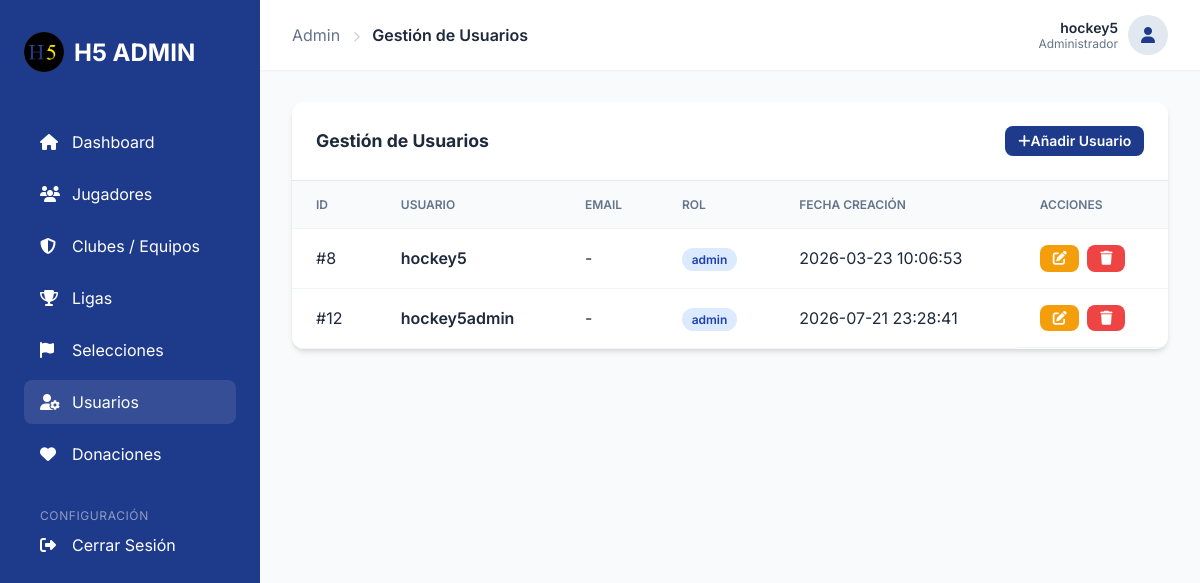
/admin/users.php (signed in), run on the app's committed database.
### tables this page shows
CREATE TABLE `users` (
  `id` int(10) UNSIGNED NOT NULL,
  `username` varchar(64) NOT NULL,
  `password_hash` varchar(255) NOT NULL,
  `email` varchar(128) DEFAULT NULL,
  `created_at` timestamp NOT NULL DEFAULT current_timestamp(),
  `role` enum('admin','editor','viewer') NOT NULL DEFAULT 'admin'
);

### admin/users.php (the view, shortened to what this page needs)
<?php
require_once __DIR__ . '/includes/header.php';
try {
    $pdo = hoquei5_pdo();
    $users = $pdo->query("SELECT * FROM `users` ORDER BY id ASC")->fetchAll();
} catch (Exception $e) {
    echo "Error: " . $e->getMessage();
}
?>
<div class="table-container">
    <div class="table-header">
        <h2 style="font-size: 1.1rem; font-weight: 700;">Gestión de Usuarios</h2>
        <a href="user_edit.php" class="btn btn-primary btn-sm" style="width: auto;"><i class="fas fa-plus"></i> Añadir Usuario</a>
    </div>
    <table class="admin-table">
        <thead>
            <tr>
                <th>ID</th>
                <th>Usuario</th>
                <th>Email</th>
                <th>Rol</th>
                <th>Fecha Creación</th>
                <th>Acciones</th>
            </tr>
        </thead>
        <tbody>
            <?php foreach ($users as $u): ?>
            <tr>
                <td>#<?php echo $u['id']; ?></td>
                <td><div style="font-weight: 600;"><?php echo htmlspecialchars($u['username']); ?></div></td>
                <td><?php echo htmlspecialchars($u['email'] ?? '-'); ?></td>
                <td><span class="badge badge-info"><?php echo htmlspecialchars($u['role']); ?></span></td>
                <td><?php echo htmlspecialchars($u['created_at']); ?></td>
                <td class="actions">
                    <a href="user_edit.php?id=<?php echo $u['id']; ?>" class="btn btn-warning btn-sm" style="width: auto;"><i class="fas fa-edit"></i></a>
                    <a href="user_delete.php?id=<?php echo $u['id']; ?>" class="btn btn-danger btn-sm" style="width: auto;" onclick="return confirm('¿Eliminar este usuario?');"><i class="fas fa-trash"></i></a>
                </td>
            </tr>
            <?php endforeach; ?>
        </tbody>
    </table>
</div>
<?php require_once __DIR__ . '/includes/footer.php'; ?>

### admin/admin.css (style rules this page uses)
:root { --primary: #1e3a8a; --secondary: #3b82f6; --accent: #f59e0b; --bg: #f8fafc; --card-bg: #ffffff; --text: #1e293b; --text-muted: #64748b; --sidebar-w: 260px; --header-h: 70px; --radius: 12px; --shadow: 0 4px 6px -1px rgb(0 0 0 / 0.1), 0 2px 4px -2px rgb(0 0 0 / 0.1); }
* { box-sizing: border-box; margin: 0; padding: 0; }
body { font-family: 'Inter', sans-serif; background: var(--bg); color: var(--text); overflow-x: hidden; }
a { text-decoration: none; color: inherit; }
.btn { width: 100%; padding: 0.75rem 1.5rem; border: none; border-radius: 8px; font-weight: 600; cursor: pointer; transition: all 0.2s; display: inline-flex; align-items: center; justify-content: center; }
.btn-primary { background: var(--primary); color: white; }
.table-container { background: var(--card-bg); border-radius: var(--radius); box-shadow: var(--shadow); overflow: hidden; margin-bottom: 2rem; }
.table-header { padding: 1.5rem; border-bottom: 1px solid #e2e8f0; display: flex; justify-content: space-between; align-items: center; }
.admin-table { width: 100%; border-collapse: collapse; }
.admin-table th, .admin-table td { padding: 1rem 1.5rem; text-align: left; border-bottom: 1px solid #f1f5f9; }
.admin-table th { background: #f8fafc; font-weight: 600; color: var(--text-muted); font-size: 0.75rem; text-transform: uppercase; }
.actions { display: flex; gap: 0.5rem; }
.btn-sm { padding: 0.4rem 0.8rem; font-size: 0.875rem; }
.btn-danger { background: #ef4444; color: white; }
.btn-warning { background: var(--accent); color: white; }
.badge { padding: 0.25rem 0.6rem; border-radius: 9999px; font-size: 0.75rem; font-weight: 600; }
.badge-info { background: #dbeafe; color: #1e40af; }

### data on the page
users: id "8", username "hockey5", email "-", role "admin", created_at "2026-03-23 10:06:53"
users: id "12", username "hockey5admin", email "-", role "admin", created_at "2026-07-21 23:28:41"

### other printed values
$pageTitle "Gestión de Usuarios"
$_SESSION['admin_user'] "hockey5"
